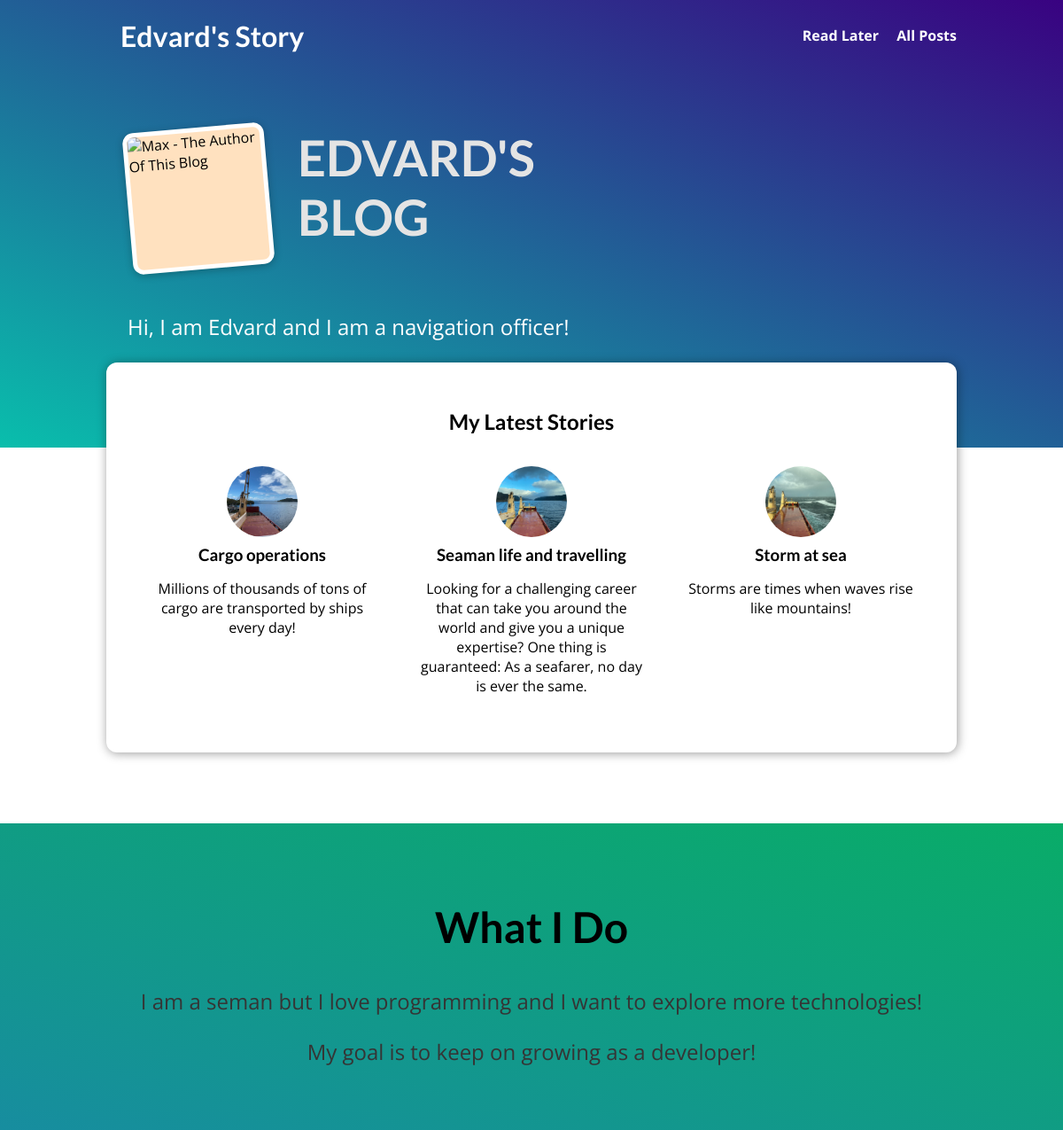
The page / on the database its author committed.
### blog/models.py (models this page shows, shortened)
class Post(models.Model):
    title = models.CharField(max_length=150)
    excerpt = models.CharField(max_length=300)
    image = models.ImageField(upload_to="posts", null=True)
    date = models.DateField(auto_now=True)
    slug = models.SlugField(unique=True, db_index=True)
    content = models.TextField()
    author = models.ForeignKey(Author, on_delete=models.SET_NULL, null=True, related_name="pots")
    tag = models.ManyToManyField(Tag)

### blog/views.py (the view)
# urls.py: path('', views.StartingPage.as_view(), name='starting_page'),
class StartingPage(ListView):
    template_name = "blog/index.html"
    model = Post
    ordering = ["-date"]
    context_object_name = "posts"
    def get_queryset(self):
        query_set = super().get_queryset()
        data = query_set[:3]
        return data

### blog/templates/blog/index.html (shortened to what this page needs)
{% extends "base.html" %}
{% load static %}
{% block css_files %}
  <link rel="stylesheet" href="{% static "blog/post.css" %}" />
  <link rel="stylesheet" href="{% static "blog/index.css" %}" />
{% endblock %}
{% block content %}
<section id="welcome">
  <header>
    <img src="{% static 'blog\images\Me.JPG' %}" alt="Max - The Author Of This Blog" />
    <h2>EDVARD'S BLOG</h2>
  </header>
  <p>Hi, I am Edvard and I am a navigation officer!</p>
</section>
<section id="latest-posts">
  <h2>My Latest Stories</h2>
  <ul>
    {% for post in posts %}
      {% include "blog/includes/post.html" %}
    {% endfor %}
  </ul>
</section>
<section id="about">
  <h2>What I Do</h2>
  <p>
    I am a seman but I love programming and I want to explore more
    technologies!
  </p>
  <p>
    My goal is to keep on growing as a developer!
  </p>
</section>
{% endblock %}

### blog/templates/blog/includes/post.html
<li>
    <article class="post">
      <a href="{% url 'post_detail_page' slug=post.slug %}">
        <img src="{{ post.image.url }}" alt="{{ post.title }}}}" />
        <div class="post__content">
          <h3>{{ post.title }}</h3>
          <p>
            {{ post.excerpt }}
          </p>
        </div>
      </a>
    </article>
  </li>

### static/app.css (style rules this page uses)
* { box-sizing: border-box; }
html { font-family: 'Open Sans', 'Lato', sans-serif; }
body { margin: 0; }
h1, h2, h3 { font-family: 'Lato', sans-serif; font-weight: bold; }

### blog/static/blog/post.css (style rules this page uses)
.post { display: flex; flex-direction: column; align-items: center; text-align: center; }
.post a { text-decoration: none; color: black; transition: all 0.2s ease; padding: 1rem; }
.post img { width: 5rem; height: 5rem; object-fit: cover; border-radius: 50%; }
.post h3 { margin: 0.25rem 0; }

### blog/static/blog/index.css (style rules this page uses)
#welcome { background: linear-gradient(to right top, #09beac, #390281); padding: 6rem 12%; }
#welcome header { display: flex; align-items: flex-start; margin: 3rem auto; }
#welcome img { width: 10rem; height: 10rem; object-fit: cover; object-position: top; border: 5px solid white; border-radius: 12px; background-color: #ffe1bf; transform: rotateZ(-5deg); box-shadow: 0 2px 8px rgba(0, 0, 0, 0.25); }
#welcome h2 { font-size: 3.5rem; margin: 0 0 0 2rem; color: #e4e4e4; width: 10rem; }
#welcome p { color: white; font-size: 1.5rem; }
#latest-posts { background-color: white; padding: 2rem; border-radius: 12px; width: 60rem; margin: -6rem auto 2rem auto; box-shadow: 1px 1px 12px rgba(0, 0, 0, 0.4); }
#latest-posts h2 { text-align: center; }
#latest-posts ul { list-style: none; margin: 0; padding: 0; display: flex; gap: 1rem; }
#latest-posts li { flex: 1; }
#about { text-align: center; padding: 3rem; background: linear-gradient(to right top, #178d9f, #09ac68); margin-top: 5rem; }
#about h2 { font-size: 3rem; }
#about p { font-size: 1.5rem; color: #353535; }

### rows shown on the page
Post: image (picture), title "Cargo operations", excerpt "Millions of thousands of tons of cargo are transported by ships every day!"
Post: image (picture), title "Seaman life and travelling", excerpt "Looking for a challenging career that can take you around the world and give you a unique expertise? One thing is guaranteed: As a seafarer, no day is ever the same."
Post: image (picture), title "Storm at sea", excerpt "Storms are times when waves rise like mountains!"
